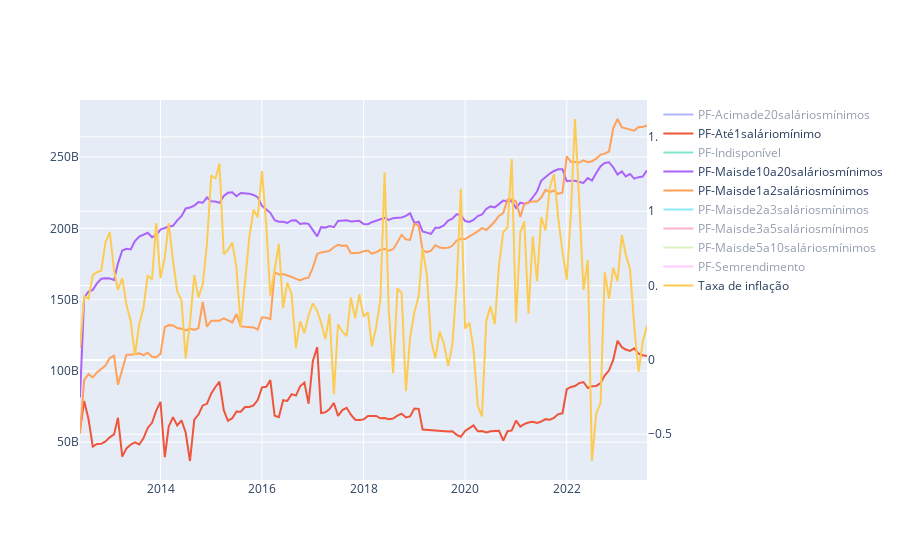

Notebook source saved alongside this figure:
### Code cell
import plotly.graph_objects as go


fig = go.Figure()

for porte in df_inflaco_porte_agrupado['porte'].unique():
    subset = df_inflaco_porte_agrupado[df_inflaco_porte_agrupado['porte'] == porte]
    fig.add_trace(go.Scatter(x=subset['data_divida'],
                             y=subset['valor_deflacionado'],
                             mode='lines',
                             name=f'{porte}'))

# Adicionando a coluna 'valor' ao segundo eixo y
fig.add_trace(go.Scatter(x=df_inflaco_porte_agrupado['data_divida'],
                         y=df_inflaco_porte_agrupado['valor'], 
                         mode='lines',
                         name='Taxa de inflação',
                         yaxis='y2'))

fig.update_layout(yaxis2=dict(overlaying='y',
                              side='right'))

fig.show()

### Figure 1 — Plotly figure (JSON) as saved in the notebook; plotly's stock layout.template omitted (floating-point values rounded to 4 significant figures; data arrays with more than 128 entries replaced by an {"elided": "..."} marker saying what was removed)
{"data": [{"mode": "lines", "name": "PF-Acimade20saláriosmínimos", "type": "scatter", "visible": "legendonly", "x": {"elided": "135 str values"}, "y": {"elided": "135 float values"}}, {"mode": "lines", "name": "PF-Até1saláriomínimo", "type": "scatter", "visible": true, "x": {"elided": "135 str values"}, "y": {"elided": "135 float values"}}, {"mode": "lines", "name": "PF-Indisponível", "type": "scatter", "visible": "legendonly", "x": {"elided": "135 str values"}, "y": {"elided": "135 float values"}}, {"mode": "lines", "name": "PF-Maisde10a20saláriosmínimos", "type": "scatter", "visible": true, "x": {"elided": "135 str values"}, "y": {"elided": "135 float values"}}, {"mode": "lines", "name": "PF-Maisde1a2saláriosmínimos", "type": "scatter", "visible": true, "x": {"elided": "135 str values"}, "y": {"elided": "135 float values"}}, {"mode": "lines", "name": "PF-Maisde2a3saláriosmínimos", "type": "scatter", "visible": "legendonly", "x": {"elided": "135 str values"}, "y": {"elided": "135 float values"}}, {"mode": "lines", "name": "PF-Maisde3a5saláriosmínimos", "type": "scatter", "visible": "legendonly", "x": {"elided": "135 str values"}, "y": {"elided": "135 float values"}}, {"mode": "lines", "name": "PF-Maisde5a10saláriosmínimos", "type": "scatter", "visible": "legendonly", "x": {"elided": "135 str values"}, "y": {"elided": "135 float values"}}, {"mode": "lines", "name": "PF-Semrendimento", "type": "scatter", "visible": "legendonly", "x": {"elided": "135 str values"}, "y": {"elided": "135 float values"}}, {"mode": "lines", "name": "Taxa de inflação", "type": "scatter", "visible": true, "x": {"elided": "1215 str values"}, "y": {"elided": "1215 float values"}, "yaxis": "y2"}], "layout": {"autosize": true, "xaxis": {"autorange": true, "range": ["2012-06-01", "2023-08-01"], "type": "date"}, "yaxis": {"autorange": true, "range": [23490000000.0, 290000000000.0], "type": "linear"}, "yaxis2": {"autorange": true, "overlaying": "y", "range": [-0.8078, 1.748], "side": "right", "type": "linear"}}}
